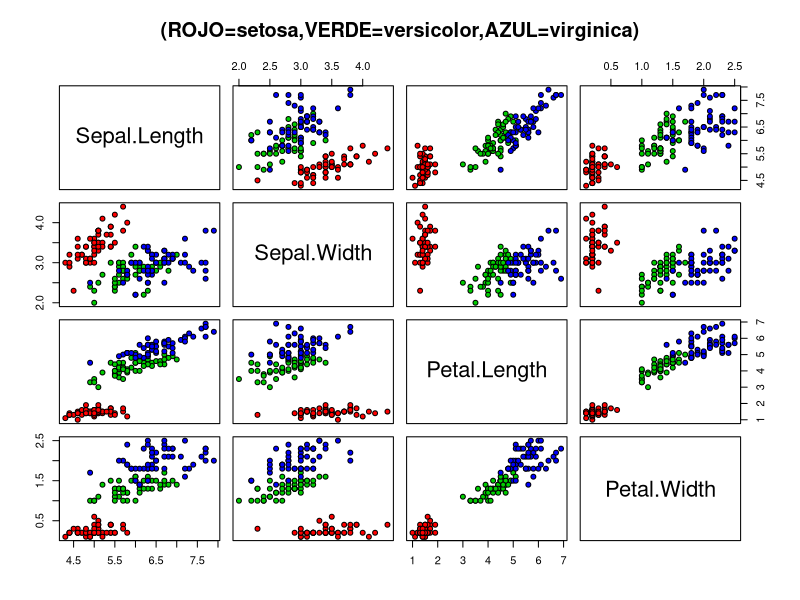
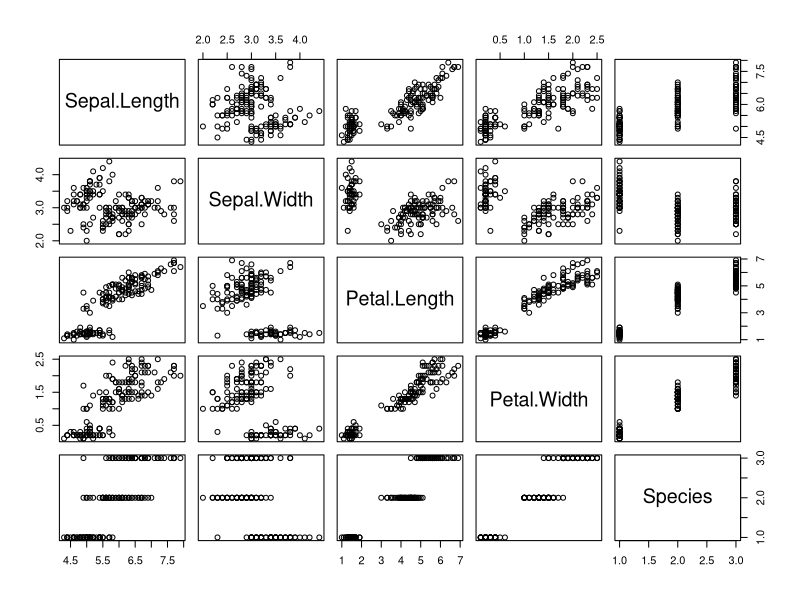

Reproduce these figures in R, in order.
library(datasets)
data(iris)
summary(iris)
#pairs(iris[,1:4],col=c("red","green","blue"))
#pairs(cbind(iris[,1:4], iris.mds$points), cex=0.6, gap=0,col=c("red", "green", "blue"), main="Iris")

pairs(iris[1:4],main="(ROJO=setosa,VERDE=versicolor,AZUL=virginica)",
      pch=21,  bg=c("red","green3","blue")[unclass(iris$Species)])
plot(iris)

